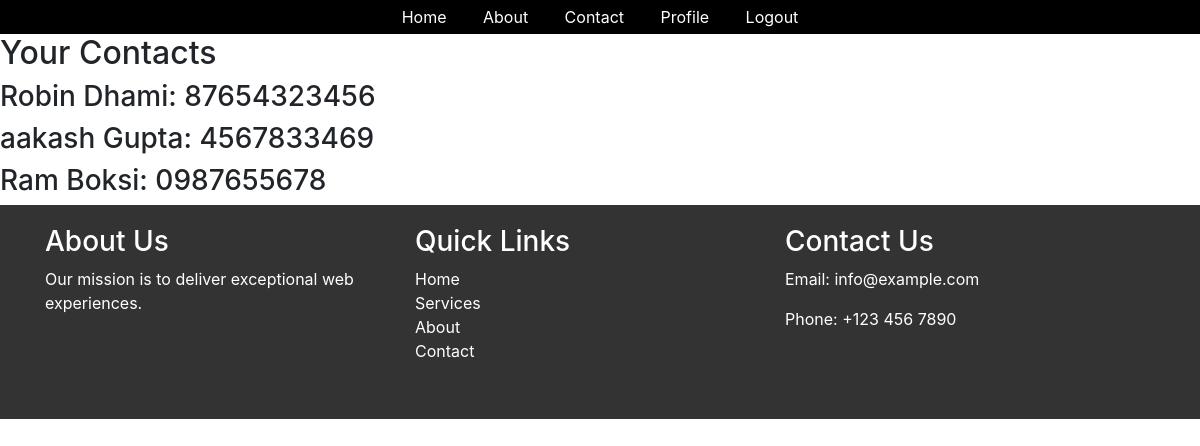
Before: /contact/ (signed in) with the older database file.
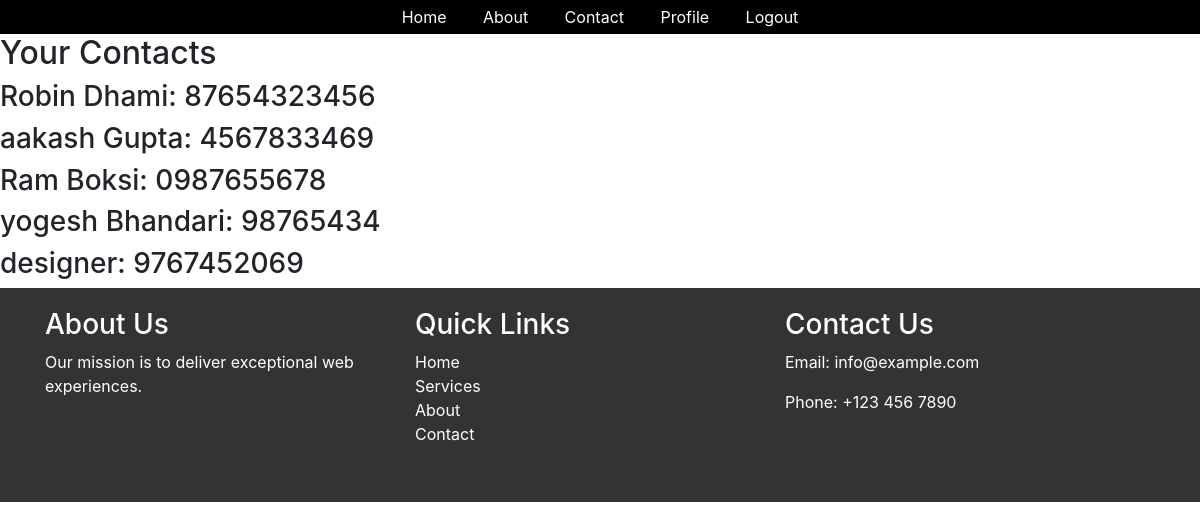
After: the same page with the newer database file.
### home/models.py (models this page shows)
class Student(models.Model):
    User= models.ForeignKey(User,on_delete=models.SET_NULL,null=True,blank=True) #This is used to authenticate user
    name=models.CharField(max_length=100)
    image= models.ImageField(upload_to="stud")
    email=models.EmailField(unique=True,default="")
    bio= models.TextField(blank=True)
    phone= models.CharField(max_length=20, null=True, blank=True)

### home/views.py (the view)
# urls.py: path('contact/',contact,name='contact'),
@login_required(login_url='/login/')
def contact(request):
    queryset = Student.objects.all()
    print(queryset)
    context = {"students": queryset}
    print("context",context)
    return render(request, 'contact.html',context)

### home/Templates/contact.html (shortened to what this page needs)
{% extends 'base.html' %}
{% block start %}
    <h2>Your Contacts</h2>
    {% for student in students %}
        <h3>{{ student.name}}: {{ student.phone }}</h3>
    {% endfor %}
{% endblock %}

Changed rows visible on the page:
added Student: name "yogesh Bhandari", phone "98765434"
added Student: name "designer", phone "9767452069"
